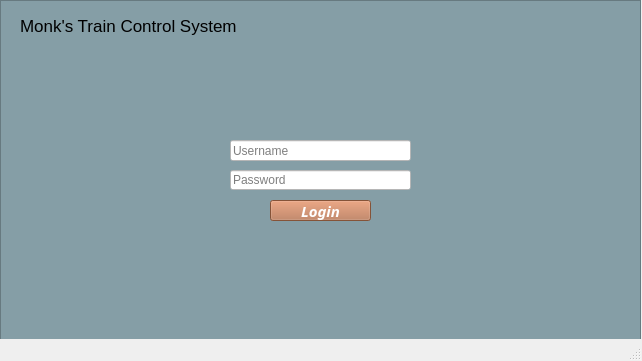
<?xml version="1.0" encoding="UTF-8"?>
<ui version="4.0">
 <class>MainWindow</class>
 <widget class="QMainWindow" name="MainWindow">
  <property name="geometry">
   <rect>
    <x>0</x>
    <y>0</y>
    <width>642</width>
    <height>361</height>
   </rect>
  </property>
  <property name="windowTitle">
   <string>MainWindow</string>
  </property>
  <widget class="QWidget" name="centralwidget">
   <widget class="QFrame" name="frame">
    <property name="geometry">
     <rect>
      <x>0</x>
      <y>0</y>
      <width>641</width>
      <height>341</height>
     </rect>
    </property>
    <property name="styleSheet">
     <string notr="true">border-color: rgb(0, 0, 0);
background-color: rgb(133, 158, 166);</string>
    </property>
    <property name="frameShape">
     <enum>QFrame::StyledPanel</enum>
    </property>
    <property name="frameShadow">
     <enum>QFrame::Raised</enum>
    </property>
    <widget class="QLabel" name="label">
     <property name="geometry">
      <rect>
       <x>20</x>
       <y>10</y>
       <width>251</width>
       <height>31</height>
      </rect>
     </property>
     <property name="font">
      <font>
       <pointsize>13</pointsize>
       <weight>50</weight>
       <bold>false</bold>
      </font>
     </property>
     <property name="styleSheet">
      <string notr="true">color: rgb(0, 0, 0);</string>
     </property>
     <property name="text">
      <string>Monk's Train Control System</string>
     </property>
    </widget>
    <widget class="QPushButton" name="login_button">
     <property name="geometry">
      <rect>
       <x>270</x>
       <y>200</y>
       <width>101</width>
       <height>21</height>
      </rect>
     </property>
     <property name="font">
      <font>
       <family>Futura Md BT</family>
       <pointsize>11</pointsize>
       <weight>75</weight>
       <italic>true</italic>
       <bold>true</bold>
       <underline>false</underline>
       <strikeout>false</strikeout>
       <kerning>true</kerning>
      </font>
     </property>
     <property name="styleSheet">
      <string notr="true">color: rgb(255, 255, 255);
background-color: rgb(186, 116, 79);</string>
     </property>
     <property name="text">
      <string>Login</string>
     </property>
    </widget>
    <widget class="QLineEdit" name="username_in">
     <property name="geometry">
      <rect>
       <x>230</x>
       <y>140</y>
       <width>181</width>
       <height>21</height>
      </rect>
     </property>
     <property name="styleSheet">
      <string notr="true">background-color: rgb(255, 255, 255);</string>
     </property>
     <property name="placeholderText">
      <string>Username</string>
     </property>
    </widget>
    <widget class="QLineEdit" name="password_in">
     <property name="geometry">
      <rect>
       <x>230</x>
       <y>170</y>
       <width>181</width>
       <height>20</height>
      </rect>
     </property>
     <property name="styleSheet">
      <string notr="true">background-color: rgb(255, 255, 255);</string>
     </property>
     <property name="inputMask">
      <string notr="true"/>
     </property>
     <property name="text">
      <string/>
     </property>
     <property name="echoMode">
      <enum>QLineEdit::Password</enum>
     </property>
     <property name="placeholderText">
      <string>Password</string>
     </property>
    </widget>
    <widget class="QLabel" name="alert_login">
     <property name="geometry">
      <rect>
       <x>230</x>
       <y>120</y>
       <width>171</width>
       <height>16</height>
      </rect>
     </property>
     <property name="styleSheet">
      <string notr="true">color: rgb(133, 158, 166);</string>
     </property>
     <property name="text">
      <string>Incorrect username or password!</string>
     </property>
    </widget>
   </widget>
  </widget>
  <widget class="QStatusBar" name="statusbar"/>
 </widget>
 <resources/>
 <connections/>
</ui>
